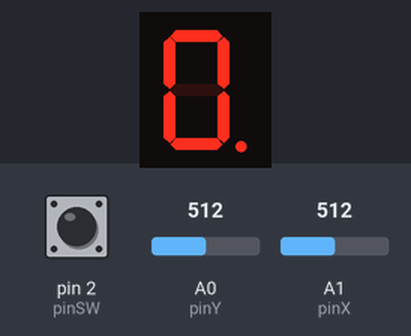
The sketch below on a simulated Arduino Uno, built with avr-gcc and run on an emulated ATmega328P. On the bench: 1-digit seven-segment display. Wiring (inferred from the names in the program): 1-digit 7-segment display, segments lit when LOW: segments pin 5, pin 6, pin 7, pin 8, pin 9, pin 10, pin 11, pin 4. The test bench sets the inputs (shaded band); at power-on: A1 (pinX) = 512, pin 2 (pinSW) HIGH, A0 (pinY) = 512. The segment pins are drawn as the display they are named for.

Above: at 0.3 s.
At 1.25 s:
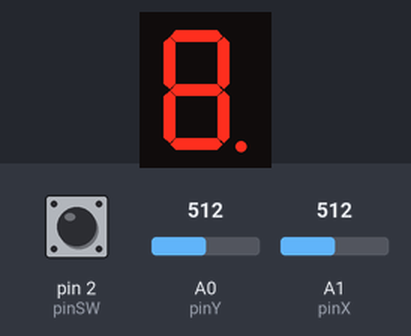
1.3 s: A1 (pinX) set to 290
At 1.39 s:
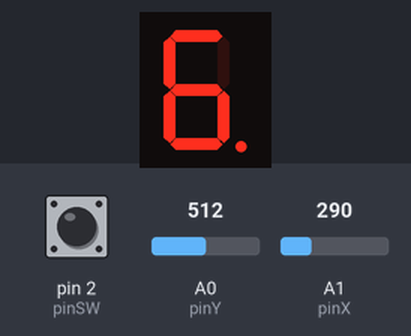
2.8 s: pin 2 (pinSW) pulled LOW for 0.15 s
Timing chart, 0 to 5.8 s (numbered marks = the images above; inputs shaded):
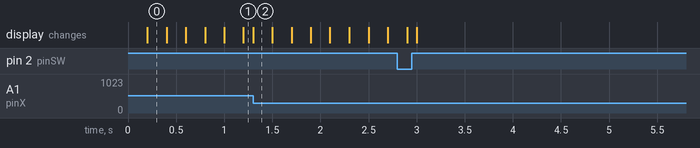

The sketch:

Homework_3.ino
```cpp
// Joystick declarations
const int pinSW = 2;
const int pinX = A1;
const int pinY = A0;

int xAxisValue = 0;
int yAxisValue = 0;
int buttonState = LOW;

// Segments
const int pinA = 4;
const int pinB = 5;
const int pinC = 6;
const int pinD = 7;
const int pinE = 8;
const int pinF = 9;
const int pinG = 10;
const int pinDP = 11;

const int segSize = 8;

int segments[segSize] = {
  pinA, pinB, pinC, pinD, pinE, pinF, pinG, pinDP
};
byte segmentsState[segSize] = {
  LOW, LOW, LOW, LOW, LOW, LOW, LOW, LOW
};

// { UP, DOWN, LEFT, RIGHT }
int movements[segSize][4] = {
  { 0, 6, 5, 1 },
  { -1, 5, 4, 0 },
  { 4, 1, 2, 5 },
  { 3, 0, 1, -1 },
  { 2, -1, 0, -2 },
  { -5, 1, 0, -4 },
  { -6, -3, 0, 0 },
  { 0, 0, -5, 0 }
};

byte moveUpIndex = 0;
byte moveDownIndex = 1;
byte moveLeftIndex = 2;
byte moveRightIndex = 3;

// Blinking segment
const int segmentToggleInterval = 200;
unsigned long lastSegmentToggleTime;

// Button debouncing
unsigned long lastDebounceTime = 0;
unsigned long lastButtonStateChanges;
const int debounceDelay = 50;
const int shortButtonPressingTime = 50;
const int longButtonPressingTime = 1000;
bool wasLongPressingCompleted = false;

byte buttonReading;
byte lastButtonReading;

// Workflow declarations
byte stateOne = 1;
byte stateTwo = 2;
byte currentState = stateOne;
byte currentSegmentState = LOW;
byte currentSegmentIndex = 7;

bool joyMoved = false;
int minThreshold = 300;
int maxThreshold = 900;

void setup() {
  initializePins();
  initializeDefaultState();
  Serial.begin(9600);
}

void loop() {
  if (currentState == stateOne) {
    checkSegmentBlinking();
  }
  readValuesFromJoystick();
  checkJoyMovement();
  checkButtonState();
  rerenderSegmentsState();
}

void initializePins() {
  for (int i = 0; i < segSize; i++) {
    pinMode(segments[i], OUTPUT);
  }
  pinMode(pinSW, INPUT_PULLUP);
}

void initializeDefaultState() {
  currentState = stateOne;
  for (int i = 0; i < segSize; i++) {
    segmentsState[i] = LOW;
  }
  currentSegmentIndex = 7;
  segmentsState[currentSegmentIndex] = currentSegmentState; // Decimal point
}

void initializeStateOne() {
  currentState = stateOne;
}

void initializeStateTwo() {
  currentState = stateTwo;
  currentSegmentState = LOW;
  digitalWrite(segments[currentSegmentIndex], currentSegmentState);
}

void toggleState() {
  if (currentState == stateOne) {
    initializeStateTwo();
  } else {
    segmentsState[currentSegmentIndex] = currentSegmentState;
    initializeStateOne();
  }
}

void readValuesFromJoystick() {
  xAxisValue = analogRead(pinX);
  yAxisValue = analogRead(pinY);
}

void checkSegmentBlinking() {
  if (millis() - lastSegmentToggleTime >= segmentToggleInterval) {
    lastSegmentToggleTime = millis();
    currentSegmentState = !currentSegmentState;
    digitalWrite(segments[currentSegmentIndex], currentSegmentState);
  }
}

void checkButtonState() {
  buttonReading = !digitalRead(pinSW);

  if (buttonReading != lastButtonReading) {
    lastDebounceTime = millis();
  }
  lastButtonReading = buttonReading;

  if ((millis() - lastDebounceTime) > debounceDelay) {
    if (buttonReading != buttonState) {
      if (buttonState == HIGH && buttonReading == LOW) {
        if (meetsShortPressingRequirements()) {
          toggleState();
        }
      }

      lastButtonStateChanges = millis();
      buttonState = buttonReading;
      wasLongPressingCompleted = false;
    } else if (meetsLongPressingRequirements()) {
      initializeDefaultState();
      wasLongPressingCompleted = !wasLongPressingCompleted;
    }
  }
}

bool joyMovedLeft() {
  return !joyMoved && ((xAxisValue < minThreshold) && isValueBetweenThresholdValues(yAxisValue));
}

bool joyMovedRight() {
  return !joyMoved && ((xAxisValue > maxThreshold) && isValueBetweenThresholdValues(yAxisValue));
}

bool joyMovedUp() {
  return !joyMoved && ((yAxisValue > maxThreshold) && isValueBetweenThresholdValues(xAxisValue));
}

bool joyMovedDown() {
  return !joyMoved && ((yAxisValue < minThreshold) && isValueBetweenThresholdValues(xAxisValue));
}

bool isJoyOnInitialPosition() {
  return (joyMoved && isValueBetweenThresholdValues(xAxisValue) && isValueBetweenThresholdValues(yAxisValue));
}

bool isValueBetweenThresholdValues(int value) {
  return (value >= minThreshold && value <= maxThreshold);
}

bool meetsShortPressingRequirements() {
  return (((millis() - lastButtonStateChanges) >= shortButtonPressingTime) && ((millis() - lastButtonStateChanges) < longButtonPressingTime));
}

bool meetsLongPressingRequirements() {
  return (currentState == stateOne && !wasLongPressingCompleted && buttonState == HIGH && (millis() - lastButtonStateChanges) >= longButtonPressingTime);
}

void checkJoyMovement() {
  int movementIndex = -1;

  if (currentState == stateOne) {
    movementIndex = checkJoyMovementForStateOne();
  } else {
    checkJoyMovementForStateTwo();
  }

  if (isJoyOnInitialPosition()) {
    joyMoved = !joyMoved;
  }

  if (movementIndex != -1) {
    joyMoved = !joyMoved;
    moveCurrentSegment(movementIndex);
  }
}

int checkJoyMovementForStateOne() {
  if (joyMovedUp()) {
    return moveUpIndex;
  } else if (joyMovedDown()) {
    return moveDownIndex;
  } else if (joyMovedLeft()) {
    return moveLeftIndex;
  } else if (joyMovedRight()) {
    return moveRightIndex;
  }
  return -1;
}

void checkJoyMovementForStateTwo() {
  if (joyMovedRight()) {
    joyMoved = !joyMoved;
    currentSegmentState = HIGH;
    digitalWrite(segments[currentSegmentIndex], currentSegmentState);
  } else if (joyMovedLeft()) {
    joyMoved = !joyMoved;
    currentSegmentState = LOW;
    digitalWrite(segments[currentSegmentIndex], currentSegmentState);
  }
}

void setCurrentSegmentState(byte state) {
  segmentsState[currentSegmentIndex] = state;
}

void moveCurrentSegment(int movementIndex) {
  int movement = movements[currentSegmentIndex][movementIndex];

  if (movement != 0) {
    currentSegmentIndex = currentSegmentIndex + movement;
    digitalWrite(segments[currentSegmentIndex], HIGH);
    currentSegmentState = HIGH;
    lastSegmentToggleTime = millis();
  }
}

void rerenderSegmentsState() {
  for (int i = 0; i < segSize; i++) {
    if (i != currentSegmentIndex) {
      digitalWrite(segments[i], segmentsState[i]);
    }
  }
}
```

Measured:
- after the input at 1.3 s, the display: changes at once (image 2)
